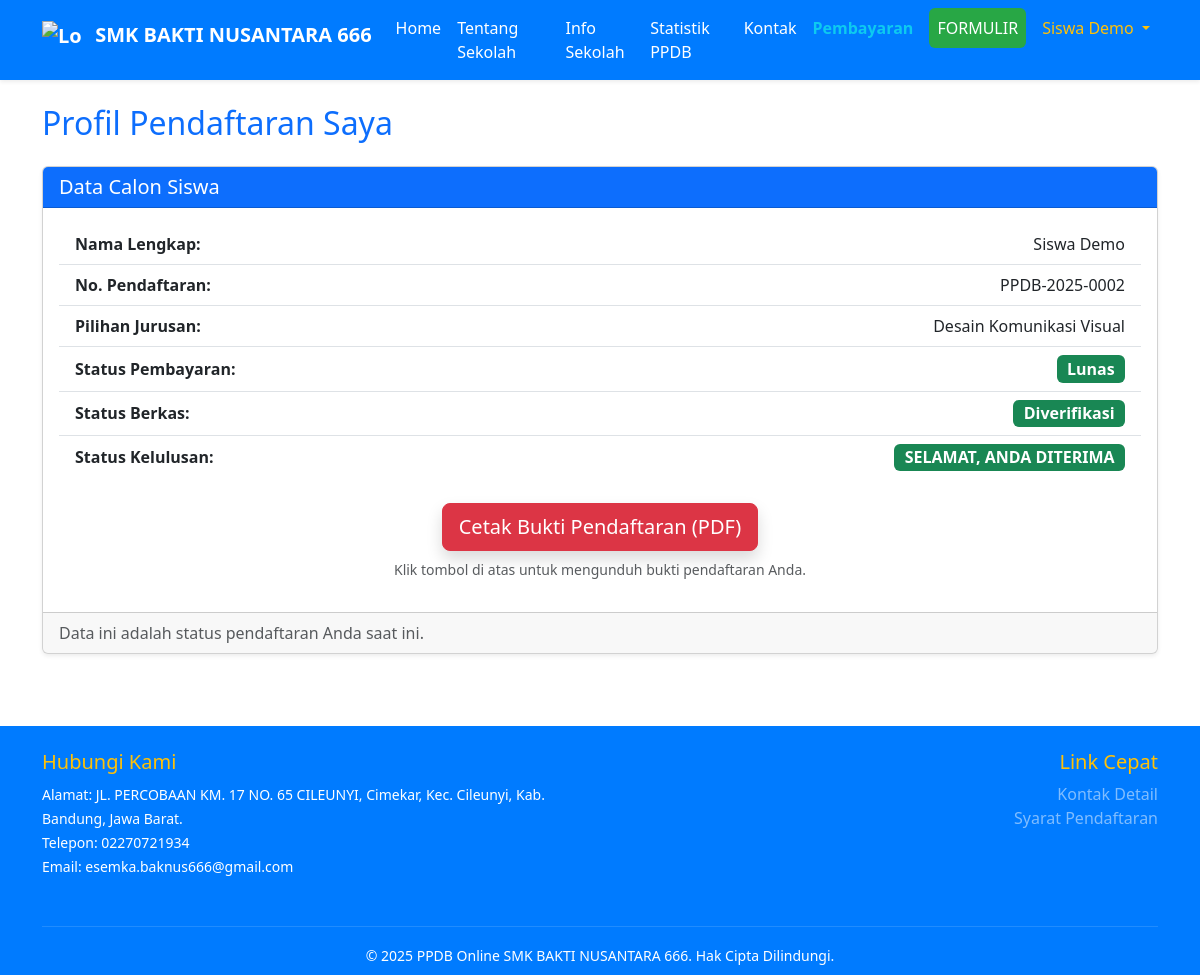
Page /profil.php (signed in) on the committed database.
### tables this page shows
CREATE TABLE `pendaftar` (
  `id` bigint(20) NOT NULL,
  `user_id` int(11) DEFAULT NULL,
  `tanggal_daftar` datetime DEFAULT NULL,
  `no_pendaftaran` varchar(20) DEFAULT NULL,
  `gelombang_id` int(11) DEFAULT NULL,
  `jurusan_id` int(11) DEFAULT NULL,
  `status_administrasi` enum('Pending','Diverifikasi','Ditolak') DEFAULT 'Pending',
  `admin_verifikator_id` int(11) DEFAULT NULL,
  `tgl_verifikasi_adm` datetime DEFAULT NULL,
  `catatan_adm` text DEFAULT NULL,
  `status_pembayaran` enum('Belum Bayar','Pending Verifikasi','Lunas','Ditolak') DEFAULT 'Belum Bayar'
);

CREATE TABLE `pendaftar_data_siswa` (
  `pendaftar_id` bigint(20) NOT NULL,
  `nama_lengkap` varchar(120) DEFAULT NULL,
  `nis` varchar(20) DEFAULT NULL,
  `no_handphone` varchar(20) DEFAULT NULL,
  `email` varchar(120) DEFAULT NULL,
  `wilayah_asal_id` int(11) DEFAULT NULL
);

CREATE TABLE `jurusan` (
  `id` int(11) NOT NULL,
  `kode` varchar(10) DEFAULT NULL,
  `nama` varchar(100) DEFAULT NULL,
  `kuota` int(11) DEFAULT NULL
);

### profil.php (the view, shortened to what this page needs)
<?php
include('includes/koneksi.php');
$user_id = $_SESSION['user_id'] ?? 0;
$data_profil = null;
$sql = "SELECT
            pds.nama_lengkap,
            p.no_pendaftaran,
            p.status_pembayaran,
            p.status_administrasi,
            j.nama as nama_jurusan
        FROM pendaftar p
        JOIN pendaftar_data_siswa pds ON p.id = pds.pendaftar_id
        JOIN jurusan j ON p.jurusan_id = j.id
        WHERE p.user_id = ?
        LIMIT 1";
$stmt = $conn->prepare($sql);
$stmt->bind_param("i", $user_id);
$stmt->execute();
$result = $stmt->get_result();
if ($result->num_rows > 0) {
    $data_profil = $result->fetch_assoc();
} else {
    $message = '<div class="alert alert-warning">Anda belum menyelesaikan formulir pendaftaran. Silakan <a href="daftar.php">klik di sini</a> untuk mendaftar.</div>';
}
include('includes/header.php');
?>
<h2 class="text-primary mb-4">Profil Pendaftaran Saya</h2>
<?php if ($data_profil): ?>
<div class="card shadow-sm">
    <div class="card-header bg-primary text-white">
        <h5 class="mb-0">Data Calon Siswa</h5>
    </div>
    <div class="card-body">
        <ul class="list-group list-group-flush">
            <li class="list-group-item d-flex justify-content-between align-items-center">
                <strong>Nama Lengkap:</strong>
                <span><?php echo htmlspecialchars($data_profil['nama_lengkap']); ?></span>
            </li>
            <li class="list-group-item d-flex justify-content-between align-items-center">
                <strong>No. Pendaftaran:</strong>
                <span><?php echo htmlspecialchars($data_profil['no_pendaftaran']); ?></span>
            </li>
            <li class="list-group-item d-flex justify-content-between align-items-center">
                <strong>Pilihan Jurusan:</strong>
                <span><?php echo htmlspecialchars($data_profil['nama_jurusan']); ?></span>
            </li>
            <li class="list-group-item d-flex justify-content-between align-items-center">
                <strong>Status Pembayaran:</strong>
                <?php
                $status_bayar = $data_profil['status_pembayaran'];
                $badge_bayar = 'bg-secondary';
                if ($status_bayar == 'Lunas') $badge_bayar = 'bg-success';
                ?>
                <span class="badge <?php echo $badge_bayar; ?> fs-6"><?php echo htmlspecialchars($status_bayar); ?></span>
            </li>
            <li class="list-group-item d-flex justify-content-between align-items-center">
                <strong>Status Berkas:</strong>
                <?php
                $status_adm = $data_profil['status_administrasi'];
                $badge_adm = 'bg-secondary';
                if ($status_adm == 'Diverifikasi') $badge_adm = 'bg-success';
                ?>
                <span class="badge <?php echo $badge_adm; ?> fs-6"><?php echo htmlspecialchars($status_adm); ?></span>
            </li>
            <li class="list-group-item d-flex justify-content-between align-items-center">
                <strong>Status Kelulusan:</strong>
                <?php
                if ($data_profil['status_pembayaran'] == 'Lunas' && $data_profil['status_administrasi'] == 'Diverifikasi') {
                    $status_final = 'SELAMAT, ANDA DITERIMA';
                    $badge_final = 'bg-success';
                } elseif ($data_profil['status_pembayaran'] == 'Ditolak' || $data_profil['status_administrasi'] == 'Ditolak') {
                    $status_final = 'TIDAK DITERIMA';
                    $badge_final = 'bg-danger';
                } else {
                    $status_final = 'PROSES SELEKSI';
                    $badge_final = 'bg-info';
                }
                ?>
                <span class="badge <?php echo $badge_final; ?> fs-6"><?php echo $status_final; ?></span>
            </li>
        </ul>
        <div class="mt-4 text-center">
            <a href="cetak_bukti_siswa.php" target="_blank" class="btn btn-danger btn-lg shadow">
                 Cetak Bukti Pendaftaran (PDF)
            </a>
            <p class="text-muted mt-2 small">Klik tombol di atas untuk mengunduh bukti pendaftaran Anda.</p>
        </div>
        </div>
    <div class="card-footer text-muted">
        Data ini adalah status pendaftaran Anda saat ini.
    </div>
</div>
<?php endif; ?>
<?php
include('includes/footer.php');
?>

### rows in the picture
pendaftar: pendaftar_data_siswa.nama_lengkap "Siswa Demo", no_pendaftaran "PPDB-2025-0002", jurusan.nama "Desain Komunikasi Visual", status_pembayaran "Lunas", status_administrasi "Diverifikasi", status_final "SELAMAT, ANDA DITERIMA"

### other values in the picture
$user_nama "Siswa Demo"
